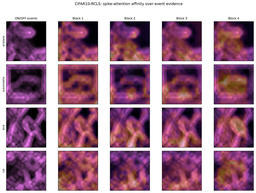
#> input picture image/attention_cifar10_rcls.png, 256 x 193 px, shrunk from 1930 x 1456 before the run
$ python generate_single_rgb_motion_video.py --input ../../image/attention_cifar10_rcls.png --output out.png
#> lines starting #> are read from the running program, lines starting #| are printed output that depends on the picture
from __future__ import annotations

import argparse
from pathlib import Path

import numpy as np
from PIL import Image, ImageFilter


def smoothstep(x: float) -> float:
    return x * x * (3.0 - 2.0 * x)


def render_motion(image: Image.Image, frames: int = 128, amplitude: float = 0.02) -> list[Image.Image]:
    """Generate a deterministic, low-amplitude camera-motion sequence.

    This is intentionally geometry-controlled: it does not hallucinate texture
    or alter object identity, making the sequence safe for paired event tests.
    """
#> called with frames = 128, amplitude = 0.02
    image = image.convert("RGB")
#> image is the input picture: PIL image 256x193 RGB; mean R, G, B 161.6, 122.1, 144
    width, height = image.size
#> width = 256; height = 193
    output = []
    for index in range(frames):
        phase = 2.0 * np.pi * index / max(frames - 1, 1)
        u = smoothstep(index / max(frames - 1, 1))
        dx = amplitude * width * np.sin(phase)
        dy = 0.5 * amplitude * height * np.sin(phase + np.pi / 2.0)
        scale = 1.0 + 0.35 * amplitude * np.sin(phase)
        crop_w = max(2, int(round(width / scale)))
        crop_h = max(2, int(round(height / scale)))
        cx = width / 2.0 + dx
        cy = height / 2.0 + dy
        left = int(round(cx - crop_w / 2.0))
        top = int(round(cy - crop_h / 2.0))
        # Reflect padding avoids introducing black borders/discontinuities.
        padded = Image.new("RGB", (width * 3, height * 3))
        for yy in range(3):
            for xx in range(3):
                padded.paste(image, (xx * width, yy * height))
        frame = padded.crop((left + width, top + height, left + width + crop_w, top + height + crop_h))
        frame = frame.resize((width, height), Image.Resampling.BICUBIC)
        if u < 0.02 or u > 0.98:
            frame = frame.filter(ImageFilter.GaussianBlur(radius=0.15))
        output.append(frame)
#> this loop made 128 passes
#> pass 1, in render_motion, `frame = padded.crop((left + width, top + height, left + width + crop_w..`:
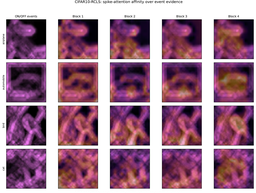
#> frame: PIL image 256x193 RGB; mean R, G, B 161.6, 122.1, 144
#> pass 3, in render_motion, `frame = padded.crop((left + width, top + height, left + width + crop_w..`:
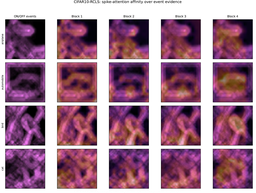
#> frame: PIL image 256x193 RGB; mean R, G, B 161.6, 122.1, 144
#> after the loop:
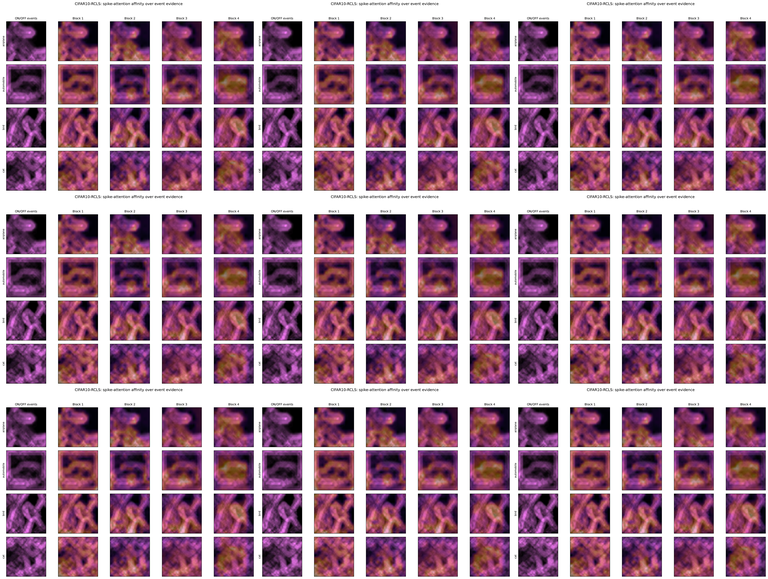
#> padded: PIL image 768x579 RGB; mean R, G, B 161.6, 122.1, 144
#> after the loop, output = 128 items
    return output


def main() -> None:
    parser = argparse.ArgumentParser()
    parser.add_argument("--input", type=Path, required=True)
    parser.add_argument("--output", type=Path, required=True)
    parser.add_argument("--frames", type=int, default=128)
    parser.add_argument("--amplitude", type=float, default=0.02)
    args = parser.parse_args()
    args.output.mkdir(parents=True, exist_ok=True)
    frames = render_motion(Image.open(args.input), args.frames, args.amplitude)
#> frames = 128 items
    for index, frame in enumerate(frames):
        frame.save(args.output / f"{index:04d}.png")
    print({"input": str(args.input), "output": str(args.output), "frames": len(frames), "size": frames[0].size})
#| {'input': '../../image/attention_cifar10_rcls.png', 'output': 'out.png', 'frames': 128, 'size': (256, 193)}


if __name__ == "__main__":
    main()

$ run again, on image/pca_cifar10_rcls.png
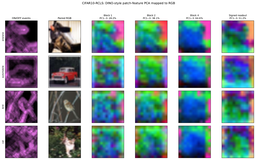
#> input picture image/pca_cifar10_rcls.png, 256 x 160 px, shrunk from 2327 x 1456 before the run
#> in render_motion, image is the input picture: PIL image 256x160 RGB; mean R, G, B 142.1, 157.8, 164.7
#> the loop in render_motion, `for index in range(frames):` made 128 passes
#> pass 1, in render_motion, `frame = padded.crop((left + width, top + height, left + width + crop_w..`:
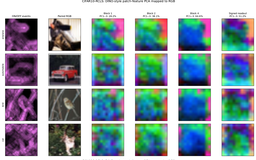
#> frame: PIL image 256x160 RGB; mean R, G, B 142.1, 157.8, 164.7
#> after the loop in render_motion, `for index in range(frames):`:
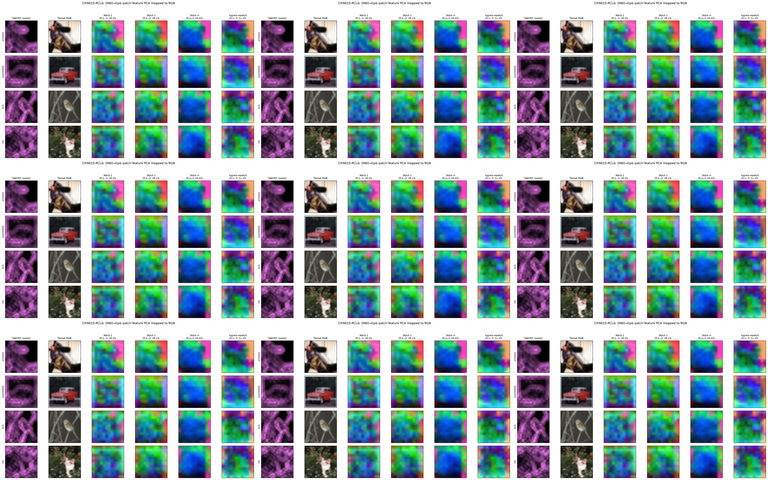
#> padded: PIL image 768x480 RGB; mean R, G, B 142.1, 157.8, 164.7
#> after the loop in render_motion, `for index in range(frames):`: output = 128 items
#> the loop in main, `for index, frame in enumerate(frames):` made 128 passes
#| {'input': '../../image/pca_cifar10_rcls.png', 'output': 'out.png', 'frames': 128, 'size': (256, 160)}
